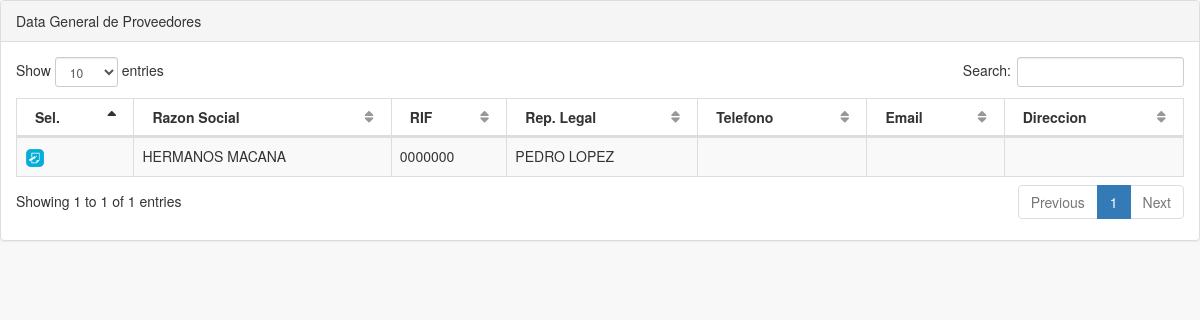
Screenshot of /pages/buscar_proveedor.php (signed in) with the database file from the repository.
### tables this page shows
CREATE TABLE `tbl_proveedores` (
  `idproveedor` int(11) NOT NULL,
  `rif` varchar(12) NOT NULL,
  `razon_social` varchar(50) NOT NULL,
  `representante_legal` varchar(50) DEFAULT NULL,
  `direccion` varchar(500) DEFAULT NULL,
  `fono` varchar(20) DEFAULT NULL,
  `email` varchar(100) DEFAULT NULL,
  `estatus_prov` varchar(10) NOT NULL DEFAULT 'ACTIVO'
);

### pages/buscar_proveedor.php (the view, shortened to what this page needs)
 <?php
if (isset($_SESSION['username']) && isset($_SESSION['userid']) ){
    $link=crearConexion();
    $listado="SELECT * FROM tbl_proveedores order by razon_social";
    $result = $link->query($listado);
?>
<!DOCTYPE html>
<html lang="es">
<head>
    <link href="../vendor/bootstrap/css/bootstrap.min.css" rel="stylesheet">
    <link href="../vendor/metisMenu/metisMenu.min.css" rel="stylesheet">
    <link href="../vendor/datatables-plugins/dataTables.bootstrap.css" rel="stylesheet">
    <link href="../vendor/datatables-responsive/dataTables.responsive.css" rel="stylesheet">
    <link href="../dist/css/sb-admin-2.css" rel="stylesheet">
    <link href="../vendor/font-awesome/css/font-awesome.min.css" rel="stylesheet" type="text/css">
</head>
<body>
    <div id="wrapper">
            <div class="row">
                <div class="col-lg-12">
                    <div class="panel panel-default">
                        <div class="panel-heading">
                            Data General de Proveedores
                        </div>
                        <div class="panel-body">
                            <table width="100%" class="table table-striped table-bordered table-hover" id="dataTables-example">
                                <thead>
                                    <tr>
                                        <th>Sel.</th>
                                        <th>Razon Social</th>
                                        <th>RIF</th>
                                        <th>Rep. Legal</th>
                                        <th>Telefono</th>
                                        <th>Email</th>
                                        <th>Direccion</th>
                                    </tr>
                                </thead>
                                <tbody>
                      <?php
                         while ($reg = $result->fetch_assoc()) {
                      ?>
                        <tr class="gradeA">
                            <td><A onclick="enviar('<?php echo $reg['rif'];?>')" href="#" title="Seleccionar"><IMG SRC="images/note.png" WIDTH="20px" HEIGHT="20px"></A></td>
                            <td><?php echo $reg['razon_social'];?></td>
                            <td><?php echo $reg['rif'];?></td>
                            <td><?php echo $reg['representante_legal'];?></td>
                            <td><?php echo $reg['fono'];?></td>
                            <td><?php echo $reg['email'];?></td>
                            <td><?php echo $reg['direccion'];?></td>
                        </tr>
                      <?php
                        }
                      ?>
                                </tbody>
                            </table>
                        </div>
                    </div>
                </div>
            </div>
    </div>
</body>
</html>
<?php
}else{
echo "<body>
<script type='text/javascript'>
window.location='index.php';
</script>
</body>";
}
?>

### rows the page displays
tbl_proveedores: razon_social "HERMANOS MACANA", rif "0000000", representante_legal "PEDRO LOPEZ"
